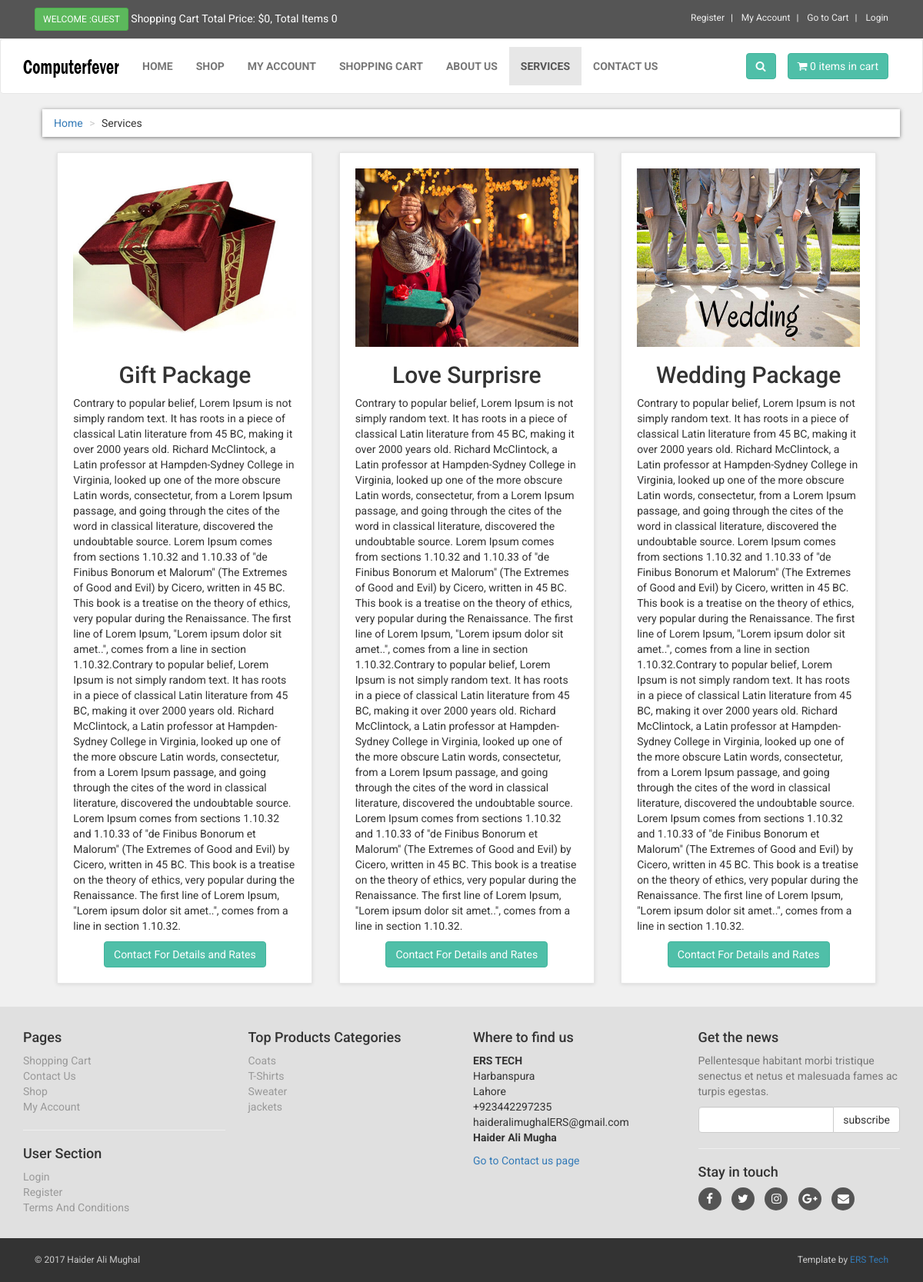
/services.php, run on the app's committed database.
### tables this page shows
CREATE TABLE IF NOT EXISTS `services` (
  `service_id` int(10) NOT NULL,
  `service_title` varchar(255) NOT NULL,
  `service_image` varchar(255) NOT NULL,
  `service_desc` text NOT NULL,
  `service_button` varchar(255) NOT NULL,
  `service_url` varchar(255) NOT NULL
);

CREATE TABLE IF NOT EXISTS `product_categories` (
  `p_cat_id` int(10) NOT NULL,
  `p_cat_title` text NOT NULL,
  `p_cat_top` text NOT NULL,
  `p_cat_image` text NOT NULL
);

### services.php (the view, shortened to what this page needs)
<?php
include("includes/db.php");
include("functions/functions.php");
?>
<!DOCTYPE html>
<html>
<head>
<link href="styles/bootstrap.min.css" rel="stylesheet">
<link href="styles/style.css" rel="stylesheet">
<link href="font-awesome/css/font-awesome.min.css" rel="stylesheet">
</head>
<body>
<div id="top">
<div class="container">
<div class="col-md-6 offer">
<a href="#" class="btn btn-success btn-sm" >
<?php
if(!isset($_SESSION['customer_email'])){
echo "Welcome :Guest";
}else{
echo "Welcome : " . $_SESSION['customer_email'] . "";
}
?>
</a>
<a href="#">
Shopping Cart Total Price: <?php total_price(); ?>, Total Items <?php items(); ?>
</a>
</div>
<div class="col-md-6">
<ul class="menu">
<li>
<a href="customer_register.php">
Register
</a>
</li>
<li>
<?php
if(!isset($_SESSION['customer_email'])){
echo "<a href='checkout.php' >My Account</a>";
}
else{
echo "<a href='customer/my_account.php?my_orders'>My Account</a>";
}
?>
</li>
<li>
<a href="cart.php">
Go to Cart
</a>
</li>
<li>
<?php
if(!isset($_SESSION['customer_email'])){
echo "<a href='checkout.php'> Login </a>";
}else {
echo "<a href='logout.php'> Logout </a>";
}
?>
</li>
</ul>
</div>
</div>
</div>
<div class="navbar navbar-default" id="navbar">
<div class="container" >
<div class="navbar-header">
<a class="navbar-brand home" href="index.php" >
<img src="images/logo.png" alt="computerfever logo" class="hidden-xs" >
</a>
</div>
<div class="navbar-collapse collapse" id="navigation" >
<div class="padding-nav" >
<ul class="nav navbar-nav navbar-left">
<li>
<a href="index.php"> Home </a>
</li>
<li>
<a href="shop.php"> Shop </a>
</li>
<li>
<?php
if(!isset($_SESSION['customer_email'])){
echo "<a href='checkout.php' >My Account</a>";
}
else{
echo "<a href='customer/my_account.php?my_orders'>My Account</a>";
}
?>
</li>
<li>
<a href="cart.php"> Shopping Cart </a>
</li>
<li>
<a href="about.php"> About Us </a>
</li>
<li class="active">
<a href="services.php"> Services </a>
</li>
<li>
<a href="contact.php"> Contact Us </a>
</li>
</ul>
</div>
<a class="btn btn-primary navbar-btn right" href="cart.php">
<i class="fa fa-shopping-cart"></i>
<span> <?php items(); ?> items in cart </span>
</a>
<div class="navbar-collapse collapse right">
<button class="btn navbar-btn btn-primary" type="button" data-toggle="collapse" data-target="#search">
<i class="fa fa-search"></i>
</button>
</div>
</div>
</div>
</div>
<div id="content" >
<div class="container-fluid" >
<div class="col-md-12" >
<ul class="breadcrumb" >
<li>
<a href="index.php">Home</a>
</li>
<li>Services</li>
</ul>
</div>
<div class="col-md-12" >
<div class="services row">
<?php
$get_services = "select * from services";
$run_services = mysqli_query($con,$get_services);
while($row_services = mysqli_fetch_array($run_services)){
$service_title = $row_services['service_title'];
$service_image = $row_services['service_image'];
$service_desc = $row_services['service_desc'];
$service_button = $row_services['service_button'];
$service_url = $row_services['service_url'];
?>
<div class="col-md-4 col-sm-6 box">
<img src="admin_area/services_images/<?php echo $service_image; ?>" class="img-responsive">
<h2 align="center"> <?php echo $service_title; ?> </h2>
<p>
<?php echo $service_desc; ?>
</p>
<center>
<a href="<?php echo $service_url; ?>" class="btn btn-primary">
<?php echo $service_button; ?>
</a>
</center>
</div>
<?php } ?>
</div>
</div>
</div>
</div>
<?php
include("includes/footer.php");
?>
</body>
</html>

### includes/footer.php (shortened to what this page needs)
<div id="footer">
<div class="container">
<div class="row" >
<div class="col-md-3 col-sm-6" >
<h4>Pages</h4>
<ul>
<li><a href="cart.php">Shopping Cart</a></li>
<li><a href="contact.php">Contact Us</a></li>
<li><a href="shop.php">Shop</a></li>
<li>
<?php
if(!isset($_SESSION['customer_email'])){
echo "<a href='checkout.php' >My Account</a>";
}
else{
echo "<a href='customer/my_account.php?my_orders'>My Account</a>";
}
?>
</li>
</ul>
<hr>
<h4>User Section</h4>
<ul>
<li>
<?php
if(!isset($_SESSION['customer_email'])){
echo "<a href='checkout.php' >Login</a>";
}
else{
echo "<a href='customer/my_account.php?my_orders'>My Account</a>";
}
?>
</li>
<li><a href="customer_register.php">Register</a></li>
<li><a href="terms.php">Terms And Conditions </a></li>
</ul>
</div>
<div class="col-md-3 col-sm-6">
<h4> Top Products Categories </h4>
<ul>
<?php
$get_p_cats = "select * from product_categories";
$run_p_cats = mysqli_query($con,$get_p_cats);
while($row_p_cats = mysqli_fetch_array($run_p_cats)){
$p_cat_id = $row_p_cats['p_cat_id'];
$p_cat_title = $row_p_cats['p_cat_title'];
echo "<li> <a href='shop.php?p_cat=$p_cat_id'> $p_cat_title </a> </li>";
}
?>
</ul>
</div>
<div class="col-md-3 col-sm-6">
<h4>Where to find us</h4>
<p>
<strong>ERS TECH</strong>
<br>Harbanspura
<br>Lahore
<br>+923442297235
<br>haideralimughalERS@gmail.com
<br>
<strong>Haider Ali Mugha</strong>
</p>
<a href="contact.php">Go to Contact us page</a>
</div>
<div class="col-md-3 col-sm-6">
<h4>Get the news</h4>
<p class="text-muted">
Pellentesque habitant morbi tristique senectus et netus et malesuada fames ac turpis egestas.
</p>
<form action="https://feedburner.google.com/fb/a/mailverify" method="post" target="popupwindow" onsubmit="window.open('https://feedburner.google.com/fb/a/mailverify?uri=computerfever', 'popupwindow', 'scrollbars=yes,width=550,height=520');return true">
<div class="input-group">
<input type="text" class="form-control" name="email">
<span class="input-group-btn">
<input type="submit" value="subscribe" class="btn btn-default">
</span>
</div>
</form>
<hr>
<h4> Stay in touch </h4>
<p class="social">
<a href="https://web.facebook.com/ERSTechnology/"><i class="fa fa-facebook"></i></a>
<a href="#"><i class="fa fa-twitter"></i></a>
<a href="#"><i class="fa fa-instagram"></i></a>
<a href="#"><i class="fa fa-google-plus"></i></a>
<a href="#"><i class="fa fa-envelope"></i></a>
</p>
</div>
</div>
</div>
</div>
<div id="copyright">
<div class="container" >
<div class="col-md-6" >
<p class="pull-left"> &copy; 2017 Haider Ali Mughal</p>
</div>
<div class="col-md-6" >
<p class="pull-right" >
Template by <a href="http://www.erstechno.com" >ERS Tech</a>
</p>
</div>
</div>
</div>

### styles/style.css (style rules this page uses)
body { font-family: "Roboto", Helvetica, Arial, sans-serif; font-size: 14px; line-height: 1.42857143; color: #333333; background-color: #f0f0f0; overflow-x: hidden; }
#top { background: #555555; padding: 10px 0; }
#top .offer { color: #fff; }
#top .offer .btn { text-transform: uppercase; }
#top a { color: #fff; }
#top ul.menu { padding-top: 5px; margin: 0; text-align: right; font-size: 12px; list-style: none; }
#top ul.menu > li { display: inline-block; }
#top ul.menu > li a { color: #eeeeee; }
#top ul.menu > li + li:before { content: "|\00a0"; padding: 0 5px; color: #f7f7f7; }
.navbar { background:white; }
.navbar-collapse .right { float:right; }
.navbar-brand { float:left; padding: 10px 15px; font-size:18px; line-height:20px; height:70px; }
.navbar ul.nav > li > a { text-transform:uppercase; font-weight:bold; font-size:14px; }
.padding-nav { padding-top:10px; }
.btn-primary { color:rgb(255, 255, 255); background-color:rgb(79, 191, 168); border-color:rgb(65, 179, 156); }
.box { background: #fff; margin: 0 0 30px; border: solid 1px #e6e6e6; box-sizing: border-box; padding:20px; box-shadow: 0 1px 5px rgba(0, 0, 0, 0.1); }
#content { padding-left:25px; }
.breadcrumb { padding: 8px 15px; margin-bottom:20px; background-color: #ffffff; border-radius: 0; box-shadow: 0 1px 5px rgba(0, 0, 0, 0.5); }
.breadcrumb > li + li:before { content: ">\00a0"; color:#cccccc; }
#footer { background: #e0e0e0; padding: 20px 0; }
#footer ul { padding-left: 0; list-style: none; }
#footer ul a { color:#999999; padding: 20px 0; }
#footer .social { text-align: left; }
#footer .social a { margin: 0 10px 0 0; color: #fff; display: inline-block; width: 30px; height: 30px; border-radius: 15px; line-height: 30px; font-size: 15px; text-align: center; transition: all 0.2s ease-out; vertical-align: bottom; background-color:#555555; }
#copyright { background:#333; color:#ccc; padding:20px 0; font-size:12px; }
#copyright p { margin: 0; }
.services .col-md-4 { margin-left:3%; width:29%; }

### data on the page
services: service_image (picture), service_title "Gift Package", service_desc "Contrary to popular belief, Lorem Ipsum is not simply random text. It has roots in a piece of classical Latin literature from 45 BC, making it over 2000 years old. Richard McClintock, a Latin professor at Hampden-Sydney College in Virginia, looked up one of the more obscure Latin words, consectetur, from a Lorem Ipsum passage, and going through the cites of the word in classical literature, discovered the undoubtable source. Lorem Ipsum comes from sections 1.10.32 and 1.10.33 of \"de Finibus Bonorum et Malorum\" (The Extremes of Good and Evil) by Cicero, written in 45 BC. This book is a treatise on the theory of ethics, very popular during the Renaissance. The first line of Lorem Ipsum,…", service_button "Contact For Details and Rates"
services: service_image (picture), service_title "Love Surprisre", service_desc "Contrary to popular belief, Lorem Ipsum is not simply random text. It has roots in a piece of classical Latin literature from 45 BC, making it over 2000 years old. Richard McClintock, a Latin professor at Hampden-Sydney College in Virginia, looked up one of the more obscure Latin words, consectetur, from a Lorem Ipsum passage, and going through the cites of the word in classical literature, discovered the undoubtable source. Lorem Ipsum comes from sections 1.10.32 and 1.10.33 of \"de Finibus Bonorum et Malorum\" (The Extremes of Good and Evil) by Cicero, written in 45 BC. This book is a treatise on the theory of ethics, very popular during the Renaissance. The first line of Lorem Ipsum,…", service_button "Contact For Details and Rates"
services: service_image (picture), service_title "Wedding Package", service_desc "Contrary to popular belief, Lorem Ipsum is not simply random text. It has roots in a piece of classical Latin literature from 45 BC, making it over 2000 years old. Richard McClintock, a Latin professor at Hampden-Sydney College in Virginia, looked up one of the more obscure Latin words, consectetur, from a Lorem Ipsum passage, and going through the cites of the word in classical literature, discovered the undoubtable source. Lorem Ipsum comes from sections 1.10.32 and 1.10.33 of \"de Finibus Bonorum et Malorum\" (The Extremes of Good and Evil) by Cicero, written in 45 BC. This book is a treatise on the theory of ethics, very popular during the Renaissance. The first line of Lorem Ipsum,…", service_button "Contact For Details and Rates"
product_categories: p_cat_title "Coats"
product_categories: p_cat_title "T-Shirts"
product_categories: p_cat_title "Sweater"
product_categories: p_cat_title "jackets"

### other printed values
$total "0"
$count_items "0 0"
